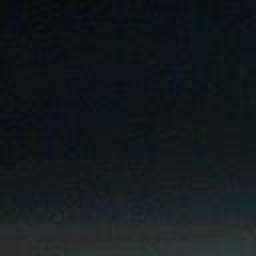
#> input picture DataTestingFajar/sama-dengan-atau-diatas-15/crop/fajar120.jpg, 128 x 128 px, given as the content of the folder gambar/pagi/, which was not available (shown 2 times larger)
$ jupyter execute ImageDatasetEditing.ipynb   (older library calls are emulated)   (text cells are left out)
#> lines starting #> are read from the running program, lines starting #| are printed output that depends on the picture; pictures that were not available may be replaced by others from this repository, and a replacement may not be noted
[cell 1]
from PIL import Image, ImageEnhance
import os, sys

def proses(source, result): #deklarasi fungsi proses dengan parameter lokasi gambar asli dan lokasi hasil edit
    dirs = os.listdir(source)
    for item in dirs: #perulangan sebanyak file gambar yang ada dalam folder
        if os.path.isfile(source+item):
            im = Image.open(source+item)
            f, e = os.path.splitext(result+item)
            imResize = im.resize((600,400), Image.ANTIALIAS) #resize jadi 600x400
            enhancer = ImageEnhance.Contrast(imResize)
            imContrast = enhancer.enhance(2) #menambah kontras 100%
            enhancer = ImageEnhance.Brightness(imContrast)
            imBright = enhancer.enhance(2) #menambah kecerahan 100%
            imCrop = imBright.crop((172, 202, 300, 330)) #melakukan crop pada bagian gambar yang mewakili pendeteksian fajar
            imCrop.save(f+'.jpg') #menyimpan hasil edit

[cell 2]
#Pemanggilan fungsi dengan memasukkan parameter lokasi gambar sumber dan lokasi hasil edit

[cell 3]
proses("DataTestingFajar/sama-dengan-atau-diatas-15/","DataTestingFajar/antara-20-16/crop/")

[cell 4]
proses("gambar/pagi/","edited/pagi/")
#> call 2 of proses, with source = 'gambar/pagi/', result = 'edited/pagi/'
#> in proses, im is the input picture: PIL image 128x128 RGB; mean R, G, B 18, 25.9, 29.6
#> in proses (call 2), `imResize = im.resize((600,400), Image.ANTIALIAS)`:
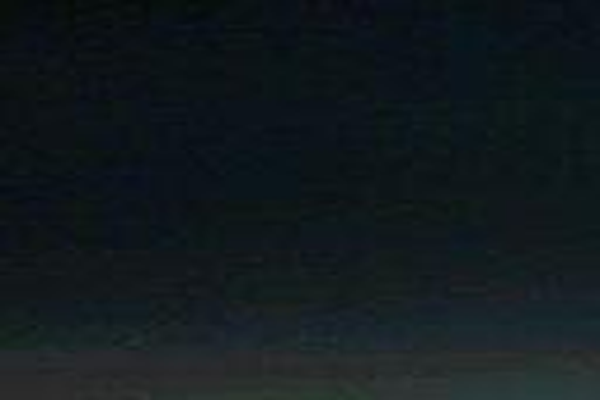
#> imResize: PIL image 600x400 RGB; mean R, G, B 18.1, 25.9, 29.6
#> in proses (call 2), `imContrast = enhancer.enhance(2)`:
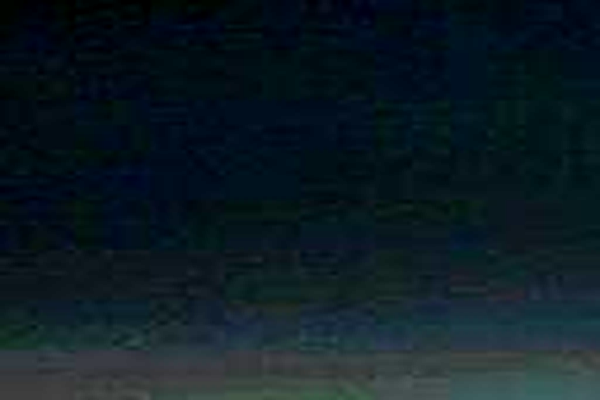
#> imContrast: PIL image 600x400 RGB; mean R, G, B 13.4, 27.7, 35.2
#> in proses (call 2), `imBright = enhancer.enhance(2)`:
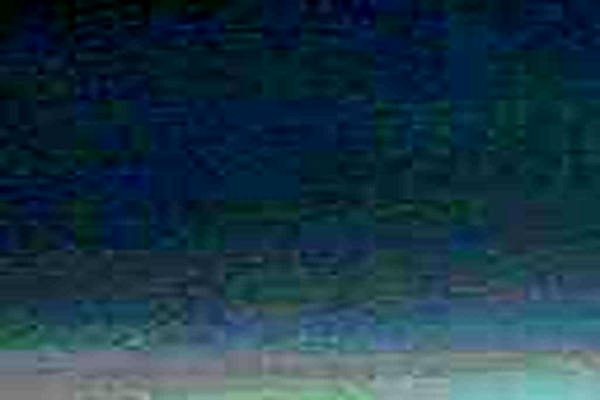
#> imBright: PIL image 600x400 RGB; mean R, G, B 26.8, 55.4, 70.3
#> in proses (call 2), `imCrop = imBright.crop((172, 202, 300, 330))`:
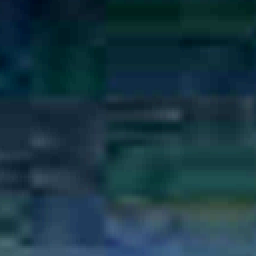
#> imCrop: PIL image 128x128 RGB (shown 2 times larger); mean R, G, B 24.3, 54.6, 66.5
